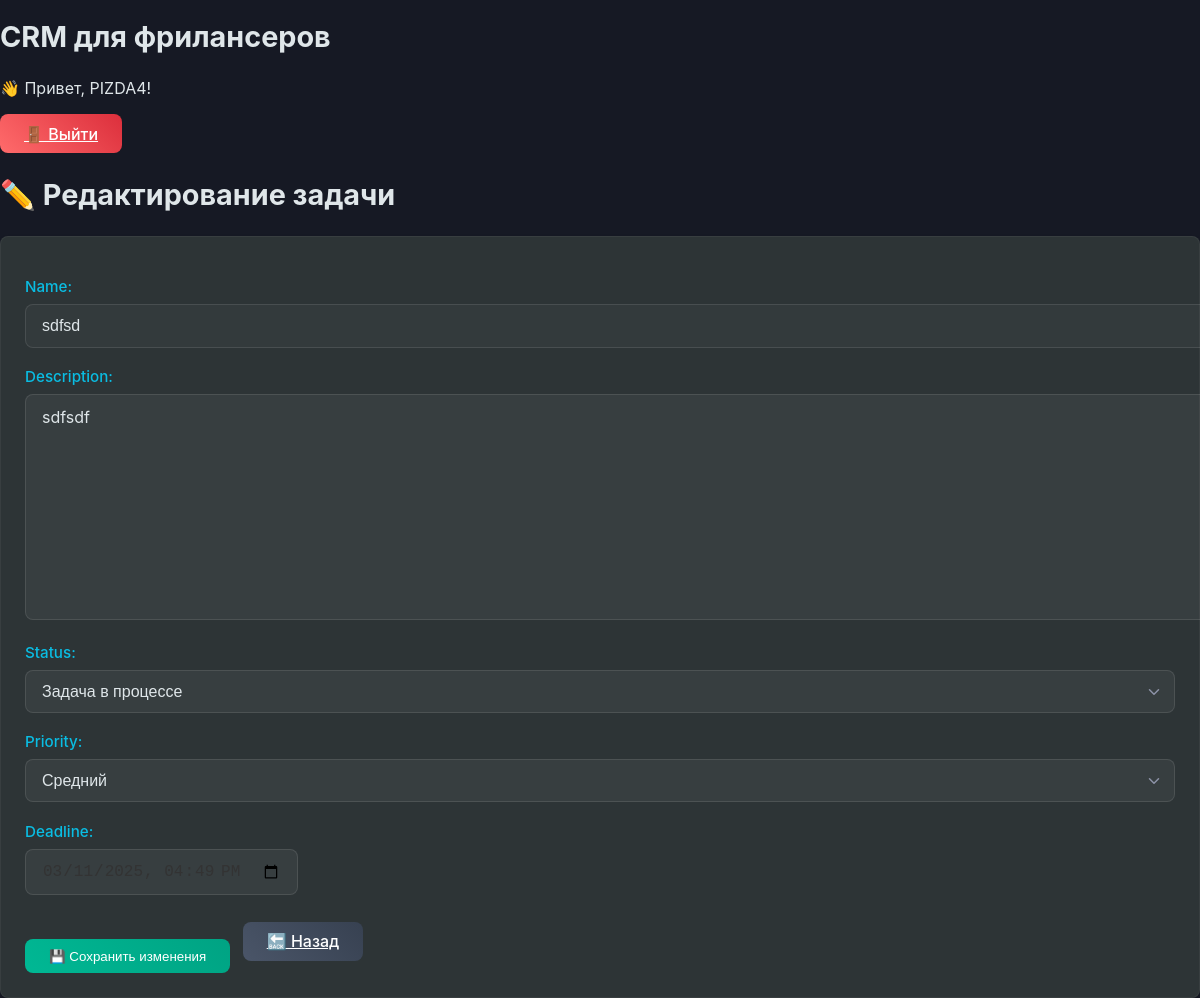
/task/69/edit/ (signed in), run on the app's committed database.
### crm/models.py (models this page shows, shortened)
class CustomUser(AbstractUser):
	full_name = models.CharField(max_length=255, blank=True, verbose_name='ФИО')
	phone = models.CharField(max_length=20, blank=True, verbose_name='Телефон')
	company_name = models.CharField(max_length=255, blank=True, verbose_name='Компания')
	role = models.CharField(
		max_length=20,
		choices=[('freelancer', 'Фрилансер'), ('client', 'Клиент')],
		default='freelancer',
		verbose_name='Роль'
	)

class Task(models.Model):
    TASK_CHOICES = [
        ('not_started', 'Задача не начата'),
        ('in_progress', 'Задача в процессе'),
        ('completed', 'Задача завершена'),
        ('on_hold', 'Задача приостановлена'),
        ('blocked', 'Задача заблокирована'),
        ('canceled', 'Задача отменена'),
        ('waiting_for_review', 'Задача ожидает проверки')
    ]
    PRIORITY_CHOICES = [
        ('low', 'Низкий'),
        ('medium', 'Средний'),
        ('high', 'Высокий')
    ]
    name = models.CharField(max_length=100, null=False, blank=False)
    description = models.CharField(max_length=350, null=True, blank=True)
    status = models.CharField(max_length=45, choices=TASK_CHOICES, null=False, blank=False)
    priority = models.CharField(max_length=10, choices=PRIORITY_CHOICES, default='medium')
    deadline = models.DateTimeField(null=True, blank=True)
    created_at = models.DateTimeField(auto_now_add=True)
    owner = models.ForeignKey(settings.AUTH_USER_MODEL, on_delete=models.CASCADE)

### crm/views.py (the view)
# urls.py: path('task/<int:task_id>/edit/', views.edit_task, name='edit_task'),
@login_required
def edit_task(request, task_id):
    task = get_object_or_404(Task, id=task_id, owner=request.user)
    if request.method == 'POST':
        form = TaskForm(request.POST, instance=task)
        if form.is_valid():
            form.save()
            return redirect('task_detail', task_id=task.id)
    else:
        form = TaskForm(instance=task)
    return render(request, 'crm/edit_task.html', {'form': form, 'task': task})

### crm/forms.py
class TaskForm(forms.ModelForm):
	class Meta:
		model = Task
		fields = ['name', 'description', 'status', 'priority', 'deadline']
		widgets = {
				'name': forms.TextInput(attrs={'class': 'form-control'}),
				'description': forms.Textarea(attrs={'class': 'form-control'}),
				'status': forms.Select(attrs={'class': 'form-control'}),
				'priority': forms.Select(attrs={'class': 'form-control'}),
				'deadline': forms.DateTimeInput(attrs={'class': 'form-control', 'type': 'datetime-local'}),
		}

### crm/templates/crm/edit_task.html (shortened to what this page needs)
{% extends "crm/base.html" %}
{% block content %}
<h1>✏️ Редактирование задачи</h1>
<form method="POST" action="">
    {{ form.as_p }}
    <button type="submit" class="btn btn-success">💾 Сохранить изменения</button>
    <a href="{% url 'task_detail' task.id %}" class="btn btn-secondary">🔙 Назад</a>
</form>
{% endblock %}

### crm/templates/crm/base.html (shortened to what this page needs)
{% load static %}
<!DOCTYPE html>
<html lang="ru">
<head>
    <link rel="stylesheet" href="{% static 'crm/css/style.css' %}">
    <link rel="stylesheet" href="{% static 'crm/css/task_message.css' %}">
    <link rel="stylesheet" href="{% static 'crm/css/delete_styles.css' %}">
</head>
<body>
    <header>
        <h1>CRM для фрилансеров</h1>
        <nav>
        {% if user.is_authenticated %}
            <p>👋 Привет, {{ user.username }}!</p>
            <a href="{% url 'logout' %}" class="btn btn-danger nav-btn">🚪 Выйти</a>
        {% else %}
            <a href="{% url 'login' %}" class="btn btn-primary nav-btn">🔑 Войти</a>
            <a href="{% url 'register' %}" class="btn btn-success nav-btn">🛡️ Регистрация</a>
        {% endif %}
        </nav>
    </header>
    <main>
        {% block content %}
        {% endblock %}
    </main>
</body>
</html>

### crm/static/crm/css/style.css (style rules this page uses)
:root { --primary-color: #3498db; --secondary-color: #2c3e50; --accent-color: #e74c3c; --light-bg: #f8f9fa; --dark-bg: #1a1f29; --text-light: #f8f9fa; --text-dark: #333; --border-radius: 8px; --box-shadow: 0 4px 6px rgba(0, 0, 0, 0.1); --transition: all 0.3s ease; }
body { font-family: 'Roboto', 'Segoe UI', sans-serif; margin: 0; padding: 0; background-color: var(--dark-bg); color: var(--text-light); }
h1 { font-size: 1.8rem; margin-bottom: 1.5rem; color: var(--text-light); }
.btn { display: inline-block; padding: 0.5rem 1rem; border-radius: var(--border-radius); font-weight: 500; text-align: center; cursor: pointer; transition: var(--transition); border: none; }
.btn-success { background-color: #2ecc71; color: white; }
.btn-secondary { background-color: #95a5a6; color: white; }
.btn-danger { background-color: var(--accent-color); color: white; }
.nav-btn { width: auto !important; display: inline-block !important; }
input[type="date"], input[type="datetime-local"] { color: var(--text-dark); }

### crm/static/crm/css/task_message.css (style rules this page uses)
:root { --dark-bg: #161924; --card-bg: #1e2133; --accent-blue: #3a86ff; --accent-purple: #9775fa; --accent-teal: #3bc9db; --warning-color: #ff9f1c; --danger-color: #e63946; --success-color: #00b894; --text-light: #e6e6e6; --text-muted: #8d93a8; --border-radius: 10px; --box-shadow: 0 4px 12px rgba(0, 0, 0, 0.15); }
body { background-color: var(--dark-bg); color: var(--text-light); font-family: 'Inter', 'Segoe UI', Tahoma, Geneva, Verdana, sans-serif; }
.form-control, .form-select { background-color: rgba(255, 255, 255, 0.05); border: 1px solid rgba(255, 255, 255, 0.1); color: var(--text-light); border-radius: var(--border-radius); padding: 0.75rem 1rem; font-size: 1rem; transition: all 0.2s ease; }
.form-control::placeholder { color: var(--text-muted); opacity: 0.7; }
.btn { border-radius: var(--border-radius); font-weight: 600; padding: 0.75rem 1.25rem; transition: all 0.3s ease; border: none; position: relative; overflow: hidden; }
.btn::after { content: ''; position: absolute; top: 0; left: 0; width: 100%; height: 100%; background-color: rgba(255, 255, 255, 0.1); opacity: 0; transition: opacity 0.3s ease; }
.btn-secondary { background: linear-gradient(45deg, #4a5568, #374151); }
.btn-success { background: linear-gradient(45deg, var(--success-color), #00a383); }
.btn-danger { background: linear-gradient(45deg, var(--danger-color), #dc2f3c); }
form { background-color: var(--card-bg); padding: 1.5rem; border-radius: var(--border-radius); box-shadow: var(--box-shadow); border: 1px solid rgba(255, 255, 255, 0.05); }
form p { margin-bottom: 1.2rem; }
form p label { display: block; margin-bottom: 0.5rem; font-weight: 500; color: var(--accent-teal); font-size: 0.95rem; }
form textarea, form input[type="text"], form select { width: 100%; background-color: rgba(255, 255, 255, 0.03); border: 1px solid rgba(255, 255, 255, 0.1); color: var(--text-light); border-radius: var(--border-radius); padding: 0.75rem 1rem; transition: all 0.2s ease; resize: vertical; }
form textarea { min-height: 120px; font-family: inherit; }
form .btn { margin-right: 0.5rem; margin-top: 0.5rem; }
textarea::placeholder { color: var(--text-muted); opacity: 0.7; }
select { cursor: pointer; appearance: none; background-repeat: no-repeat; background-position: right 0.75rem center; background-size: 16px 12px; }

### crm/static/crm/css/delete_styles.css (style rules this page uses)
:root { --delete-max-width: 800px; --accent-blue: #4285f4; --accent-purple: #6c5ce7; --accent-teal: #0abde3; --danger-color: #ff6b6b; --warning-color: #feca57; --card-bg: #2d3436; --text-light: #dfe6e9; --box-shadow: 0 4px 6px rgba(0, 0, 0, 0.1); --border-radius: 8px; }
.btn { padding: 0.6rem 1.5rem; border-radius: var(--border-radius); font-weight: 500; cursor: pointer; transition: all 0.2s ease; border: none; outline: none; }
.btn-danger { background-color: var(--danger-color); color: white; }
.btn-secondary { background-color: #546e7a; color: white; }

### data on the page
CustomUser: username "PIZDA4"
Task: name "sdfsd", description "sdfsdf", status "Задача в процессе", priority "Средний", deadline "03/11/2025 16:49"
